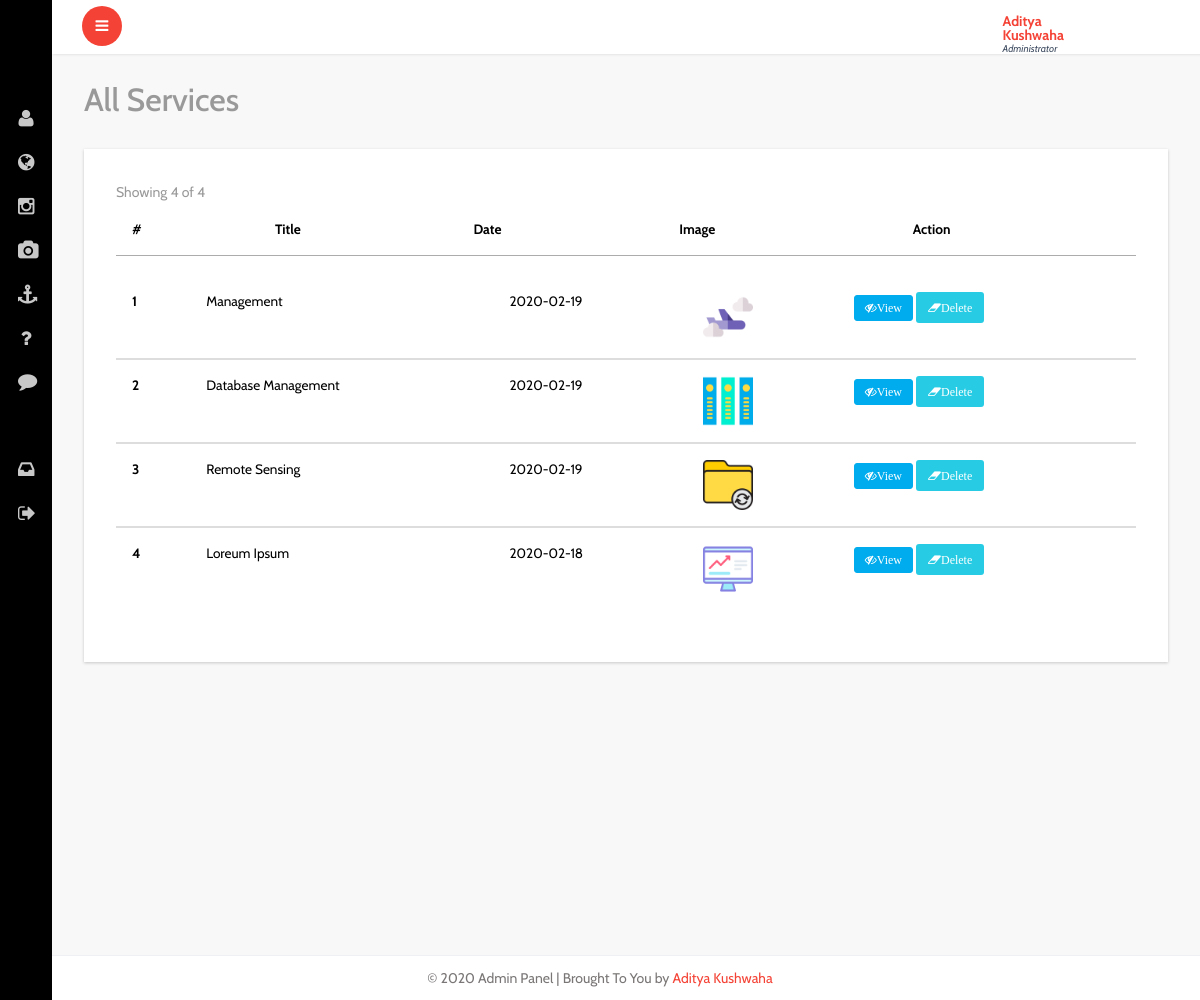
Screenshot of /admin/all-services.php (signed in) with the database file from the repository.
### tables this page shows
CREATE TABLE `service` (
  `id` int(70) NOT NULL,
  `service_title` varchar(200) NOT NULL,
  `service_detail` varchar(5000) NOT NULL,
  `file` varchar(150) NOT NULL,
  `date` date NOT NULL
);

CREATE TABLE `settings` (
  `id` int(11) NOT NULL,
  `site_name` varchar(45) NOT NULL,
  `site_title` varchar(60) NOT NULL,
  `email` varchar(60) NOT NULL,
  `site_desc` varchar(350) NOT NULL,
  `site_keyword` varchar(250) NOT NULL,
  `google_code` varchar(1000) NOT NULL,
  `street` varchar(100) NOT NULL,
  `city` varchar(60) NOT NULL,
  `country` varchar(50) NOT NULL,
  `phone` varchar(15) NOT NULL,
  `facebook` varchar(45) NOT NULL,
  `twitter` varchar(34) NOT NULL,
  `linkedin` varchar(45) NOT NULL,
  `status` varchar(25) NOT NULL
);

### idiorm.php (called while the page is built, shortened)
<?php
    class ORM implements ArrayAccess {
        protected static $_default_config = array(
            'connection_string' => 'sqlite::memory:',
            'id_column' => 'id',
            'id_column_overrides' => array(),
            'error_mode' => PDO::ERRMODE_EXCEPTION,
            'username' => null,
            'password' => null,
            'driver_options' => null,
            'identifier_quote_character' => null,
            'limit_clause_style' => null,
            'logging' => false,
            'logger' => null,
            'caching' => false,
            'caching_auto_clear' => false,
            'return_result_sets' => false,
        );
        protected static $_config = array();
        protected static $_db = array();
        protected static $_last_statement = null;
        protected $_connection_name;
        protected $_table_name;
        protected $_values = array();
        protected $_result_columns = array('*');
        protected $_join_sources = array();
        protected $_order_by = array();
        protected $_group_by = array();
        public static function configure($key, $value = null, $connection_name = self::DEFAULT_CONNECTION) {
            if (is_array($key)) {
                foreach ($key as $conf_key => $conf_value) {
                    self::configure($conf_key, $conf_value, $connection_name);
                }
            } else {
                if (is_null($value)) {
                    $value = $key;
                    $key = 'connection_string';
                }
                self::$_config[$connection_name][$key] = $value;
            }
        }
        public static function for_table($table_name, $connection_name = self::DEFAULT_CONNECTION) {
            return new self($table_name, array(), $connection_name);
        }
        protected static function _setup_db_config($connection_name) {
            if (!array_key_exists($connection_name, self::$_config)) {
                self::$_config[$connection_name] = self::$_default_config;
            }
        }
        public static function set_db($db, $connection_name = self::DEFAULT_CONNECTION) {
            self::$_db[$connection_name] = $db;
        }
        protected static function _setup_identifier_quote_character($connection_name) {
            if (is_null(self::$_config[$connection_name]['identifier_quote_character'])) {
                self::$_config[$connection_name]['identifier_quote_character'] =
                    self::_detect_identifier_quote_character($connection_name);
            }
        }
        public static function _setup_limit_clause_style($connection_name) {
            if (is_null(self::$_config[$connection_name]['limit_clause_style'])) {
                self::$_config[$connection_name]['limit_clause_style'] =
                    self::_detect_limit_clause_style($connection_name);
            }
        }
        protected static function _detect_identifier_quote_character($connection_name) {
            switch(self::get_db($connection_name)->getAttribute(PDO::ATTR_DRIVER_NAME)) {
                case 'mysql':
                case 'sqlite':
                case 'sqlite2':
                default:
                    return '`';
            }
        }
        protected static function _detect_limit_clause_style($connection_name) {
            switch(self::get_db($connection_name)->getAttribute(PDO::ATTR_DRIVER_NAME)) {
                default:
                    return ORM::LIMIT_STYLE_LIMIT;
            }
        }
        public static function get_db($connection_name = self::DEFAULT_CONNECTION) {
            return self::$_db[$connection_name];
        }
        public static function get_last_statement() {
            return self::$_last_statement;
        }
        protected static function _execute($query, $parameters = array(), $connection_name = self::DEFAULT_CONNECTION) {
            $statement = self::get_db($connection_name)->prepare($query);
            self::$_last_statement = $statement;
            $time = microtime(true);
            $q = $statement->execute();
            return $q;
        }
        protected static function _log_query($query, $parameters, $connection_name, $query_time) {
            if (!self::$_config[$connection_name]['logging']) {
                return false;
            }
            return true;
        }
        protected function __construct($table_name, $data = array(), $connection_name = self::DEFAULT_CONNECTION) {
            $this->_table_name = $table_name;
            $this->_connection_name = $connection_name;
        }
        public function find_array() {
            return $this->_run();
        }
        protected function _build_select() {
            return $this->_join_if_not_empty(" ", array(
                $this->_build_select_start(),
                $this->_build_join(),
                $this->_build_where(),
                $this->_build_group_by(),
                $this->_build_having(),
                $this->_build_order_by(),
                $this->_build_limit(),
                $this->_build_offset(),
            ));
        }
        protected function _build_select_start() {
            $fragment = 'SELECT ';
            $result_columns = join(', ', $this->_result_columns);
            $fragment .= "{$result_columns} FROM " . $this->_quote_identifier($this->_table_name);
            return $fragment;
        }
        protected function _build_join() {
            if (count($this->_join_sources) === 0) {
                return '';
            }
            return join(" ", $this->_join_sources);
        }
        protected function _build_where() {
            return $this->_build_conditions('where');
        }
        protected function _build_having() {
            return $this->_build_conditions('having');
        }
        protected function _build_group_by() {
            if (count($this->_group_by) === 0) {
                return '';
            }
            return "GROUP BY " . join(", ", $this->_group_by);
        }
        protected function _build_conditions($type) {
            $conditions_class_property_name = "_{$type}_conditions";
            if (count($this->$conditions_class_property_name) === 0) {
                return '';
            }
            $conditions = array();
            return strtoupper($type) . " " . join(" AND ", $conditions);
        }
        protected function _build_order_by() {
            if (count($this->_order_by) === 0) {
                return '';
            }
            return "ORDER BY " . join(", ", $this->_order_by);
        }
        protected function _build_limit() {
            $fragment = '';
            return $fragment;
        }
        protected function _build_offset() {
            return '';
        }
        protected function _join_if_not_empty($glue, $pieces) {
            $filtered_pieces = array();
            foreach ($pieces as $piece) {
                if (is_string($piece)) {
                    $piece = trim($piece);
                }
                if (!empty($piece)) {
                    $filtered_pieces[] = $piece;
                }
            }
            return join($glue, $filtered_pieces);
        }
        protected function _quote_one_identifier($identifier) {
            $parts = explode('.', $identifier);
            $parts = array_map(array($this, '_quote_identifier_part'), $parts);
            return join('.', $parts);
        }
        protected function _quote_identifier($identifier) {
            if (is_array($identifier)) {
                $result = array_map(array($this, '_quote_one_identifier'), $identifier);
                return join(', ', $result);
            } else {
                return $this->_quote_one_identifier($identifier);
            }
        }
        protected function _quote_identifier_part($part) {
            $quote_character = self::$_config[$this->_connection_name]['identifier_quote_character'];
            return $quote_character .
                   str_replace($quote_character,
                               $quote_character . $quote_character,
                               $part
                   ) . $quote_character;
        }
        protected function _run() {
            $query = $this->_build_select();
            $caching_enabled = self::$_config[$this->_connection_name]['caching'];
            self::_execute($query, $this->_values, $this->_connection_name);
            $statement = self::get_last_statement();
            $rows = array();
            while ($row = $statement->fetch(PDO::FETCH_ASSOC)) {
                $rows[] = $row;
            }
            $this->_values = array();
            $this->_result_columns = array('*');
            return $rows;
        }
        public function __call($name, $arguments)
        {
            $method = strtolower(preg_replace('/([a-z])([A-Z])/', '$1_$2', $name));
            if (method_exists($this, $method)) {
                return call_user_func_array(array($this, $method), $arguments);
            } else {
                throw new IdiormMethodMissingException("Method $name() does not exist in class " . get_class($this));
            }
        }
    }

### admin/all-services.php (the view, shortened to what this page needs)
<?php include "header.php"; ?>
<div id="page-wrapper">
	<div class="graphs">
		<h3 class="blank1">All Services</h3>
		<div class="xs tabls">
			<div class="panel-body1">
				<table class="table">
					<thead>
						<tr>
							<th>#</th>
							<th>Title</th>
							<th>Date</th>
							<th>Image</th>
							<th>Action</th>
						</tr>
					</thead>
					<tbody>
						<?php
						$tbl_name = "service";
						$get_posts_tbl = ORM::for_table("$tbl_name")
							->find_array();
						$total_pages = count($get_posts_tbl);
						$limit = 10;
						$page = $_GET['page'];
						if ($page)
							$start = ($page - 1) * $limit;
						else
							$start = 0;
						$result = $db->prepare("SELECT * FROM service  ORDER BY id DESC LIMIT $start, $limit");
						$result->execute();
						$next = $page + 1;
						$lastpage = ceil($total_pages / $limit);
						?>
						<span class="text-muted m-r-sm">Showing
							<?php if ($lastpage == $next - 1) : ?>
								<?= $total_pages ?>
							<?php else : ?>
								<?= $page * $limit ?>
							<?php endif; ?>
							of <?= $total_pages ?>
						</span>
			</div>
		</div>
		<table class="table">
			<?php
			for ($i = 1; $row = $result->fetch(); $i++) {
			?>
				<tr>
					<th scope="row"><?php echo $i; ?></th>
					<td><?php echo $row['service_title']; ?></td>
					<td><?php echo $row['date']; ?></td>
					<td><img src="../uploads/service/<?php echo $row['file']; ?>" alt="" class="img-responsive" style=" height:50px; width:50px;"></td>
					<td>
						<a href="../service-detail.php?id=<?= $row['id'] ?>" target="_blank" class="fa fa-eye-slash btn btn-xs btn-primary">View</a>
						<a href="delete-service.php?id=<?= $row['id'] ?>" class="fa fa-eraser btn btn-xs btn-success warning_4 delbtn">Delete</a>
					</td>
				</tr>
			<?php } ?>
		</table>
	</div>
</div>
</div>
<?php include "footer.php"; ?>

### admin/footer.php (shortened to what this page needs)
<footer>
   <?php
   $result = $db->prepare("SELECT * FROM settings");
   $result->execute();
   for ($i = 0; $row = $result->fetch(); $i++) {
   ?>
      <p>&copy; 2020 Admin Panel | Brought To You by <a href="https://kaditya97.com.np" target="_blank">Aditya Kushwaha</a></p>
   <?php } ?>
</footer>
</section>
</body>
</html>

### rows the page displays
service: service_title "Management", date "2020-02-19", file (picture)
service: service_title "Database Management", date "2020-02-19", file (picture)
service: service_title "Remote Sensing", date "2020-02-19", file (picture)
service: service_title "Loreum Ipsum", date "2020-02-18", file (picture)

### other values shown
$_SESSION['SESS_FIRST_NAME'] "Aditya Kushwaha"
$total_pages "4"
